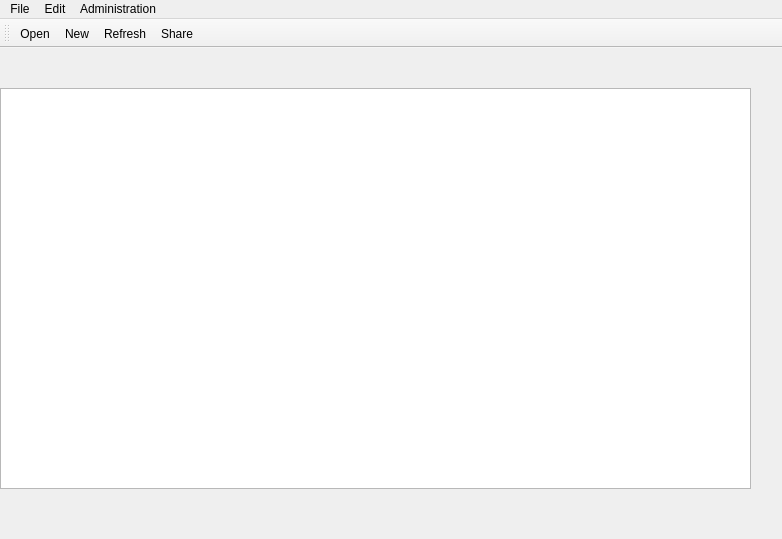
<?xml version="1.0" encoding="UTF-8"?>
<ui version="4.0">
 <class>MainWindow</class>
 <widget class="QMainWindow" name="MainWindow">
  <property name="geometry">
   <rect>
    <x>0</x>
    <y>0</y>
    <width>782</width>
    <height>539</height>
   </rect>
  </property>
  <property name="windowTitle">
   <string>MainWindow</string>
  </property>
  <widget class="QWidget" name="centralWidget">
   <widget class="QTableView" name="tableView">
    <property name="geometry">
     <rect>
      <x>0</x>
      <y>40</y>
      <width>751</width>
      <height>401</height>
     </rect>
    </property>
   </widget>
  </widget>
  <widget class="QMenuBar" name="menuBar">
   <property name="geometry">
    <rect>
     <x>0</x>
     <y>0</y>
     <width>782</width>
     <height>27</height>
    </rect>
   </property>
   <widget class="QMenu" name="menuFile">
    <property name="title">
     <string>File</string>
    </property>
    <addaction name="actionOpen"/>
    <addaction name="actionToolInsert"/>
    <addaction name="actionRefresh"/>
    <addaction name="separator"/>
    <addaction name="actionExit"/>
   </widget>
   <widget class="QMenu" name="menuEdit">
    <property name="title">
     <string>Edit</string>
    </property>
    <addaction name="actionFile_information"/>
    <addaction name="separator"/>
    <addaction name="actionShare"/>
   </widget>
   <widget class="QMenu" name="menuAdministration">
    <property name="title">
     <string>Administration</string>
    </property>
    <addaction name="actionAdd_user"/>
   </widget>
   <addaction name="menuFile"/>
   <addaction name="menuEdit"/>
   <addaction name="menuAdministration"/>
  </widget>
  <widget class="QToolBar" name="toolBar">
   <property name="windowTitle">
    <string>toolBar</string>
   </property>
   <attribute name="toolBarArea">
    <enum>TopToolBarArea</enum>
   </attribute>
   <attribute name="toolBarBreak">
    <bool>false</bool>
   </attribute>
   <addaction name="actionOpen"/>
   <addaction name="actionToolInsert"/>
   <addaction name="actionRefresh"/>
   <addaction name="actionShare"/>
  </widget>
  <action name="actionRefresh">
   <property name="text">
    <string>Refresh</string>
   </property>
   <property name="toolTip">
    <string>Refresh</string>
   </property>
  </action>
  <action name="actionExit">
   <property name="text">
    <string>Exit</string>
   </property>
  </action>
  <action name="actionShare">
   <property name="text">
    <string>Share</string>
   </property>
  </action>
  <action name="actionToolInsert">
   <property name="text">
    <string>New</string>
   </property>
  </action>
  <action name="actionOpen">
   <property name="text">
    <string>Open</string>
   </property>
  </action>
  <action name="actionAdd_user">
   <property name="text">
    <string>Add user</string>
   </property>
  </action>
  <action name="actionFile_information">
   <property name="text">
    <string>File information</string>
   </property>
  </action>
 </widget>
 <layoutdefault spacing="6" margin="11"/>
 <resources/>
 <connections/>
</ui>
